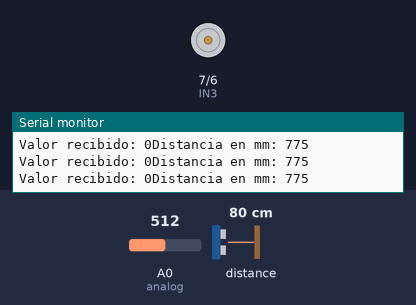
Bench run of a sketch on a simulated Arduino Uno, built with avr-gcc and run on an emulated ATmega328P. On the bench: motor-driver pin pairs drawn as motors (green arrow = first pin HIGH = forward, orange = second pin HIGH = backward, longer = more drive, scaled by the enable pin), the last lines printed to the serial monitor. Inputs (shaded band) come from the test bench; at power-on: distance to the obstacle 80 cm, A0 (analog) = 512.

Above: at 1.2 s.
1.3 s: distance to the obstacle set to 42 cm
3.3 s: distance to the obstacle set to 33 cm
At 4.8 s:
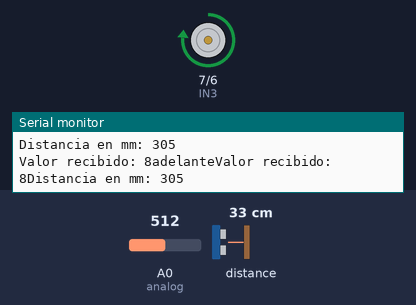
5.5 s: A0 (analog) set to 788
8.5 s: A0 (analog) set to 804
At 10.6 s:
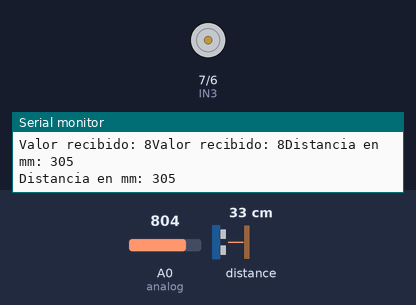
11.1 s: distance to the obstacle set to 24 cm
At 12.7 s:
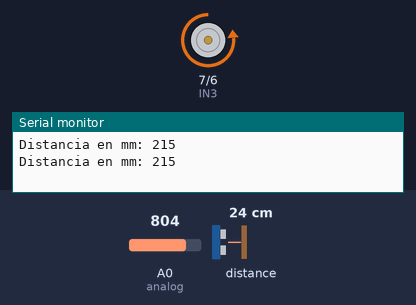
13.6 s: distance to the obstacle set to 2 cm
At 15.3 s:
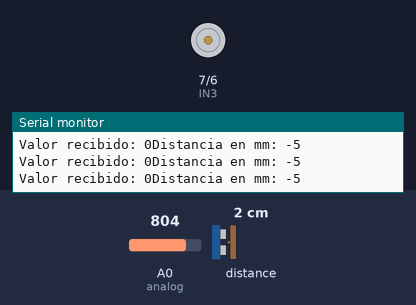
Timing chart, 0 to 16.3 s (numbered marks = the images above; inputs shaded):
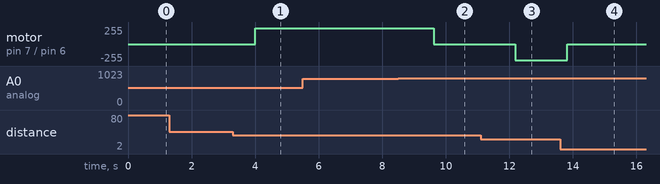

Measured:
- the behaviour switches between 38 and 37 cm on distance to the obstacle (found by bisection; images 0 and 1)
- the behaviour switches between 795 and 796 on A0 (analog) (found by bisection; images 1 and 2)
- the behaviour switches between 27 and 26 cm on distance to the obstacle (found by bisection; images 2 and 3)
- after the input at 3.3 s, motor on pin 7 (IN3) / pin 6 (IN4): stopped → forward 240/255 after 0.71 s
- after the input at 8.5 s, motor on pin 7 (IN3) / pin 6 (IN4): forward 240/255 → stopped after 1.1 s
- after the input at 11.1 s, motor on pin 7 (IN3) / pin 6 (IN4): stopped → backward 240/255 after 1.1 s
- after the input at 13.6 s, motor on pin 7 (IN3) / pin 6 (IN4): backward 240/255 → stopped after 0.22 s

The sketch:

laser_motor_2.ino
```cpp
#include "Adafruit_VL53L0X.h"

Adafruit_VL53L0X lox = Adafruit_VL53L0X();

int ENB = 5;  //violeta
int IN3 = 7;  //marrón
int IN4 = 6;  //blanco

int analog = A0;  //violeta - verde - naranja
int valX = 0;
int posX = 0;  //variable de la posición
int medicion = 0; //valor de lo que se detecta

void setup() {
  Serial.begin(9600);
  pinMode(ENB, OUTPUT);
  pinMode(IN3, OUTPUT);
  pinMode(IN4, OUTPUT);
  //analogWrite(ENB, 255);

  // wait until serial port opens for native USB devices
  while (!Serial) {
    delay(1);
  }

  Serial.println("Adafruit VL53L0X test.");
  Serial.println("Ejemplo modificado by BEEGGLE");
  if (!lox.begin()) {
    Serial.println(F("Failed to boot VL53L0X"));
    while (1);
  }
  // power
  Serial.println(F("VL53L0X API Continuous Ranging example\n\n"));


  // start continuous ranging
  lox.startRangeContinuous();
}

void Adelante() {
  digitalWrite(IN3, HIGH);
  digitalWrite(IN4, LOW);
  analogWrite(ENB, 240);  //Velocidad
  //delay(20);
  //analogWrite(ENB, 220);

}

void Atras() {
  digitalWrite(IN3, LOW);
  digitalWrite(IN4, HIGH);
  analogWrite(ENB, 240);  //Velocidad
  //delay(20);
  //analogWrite(ENB, 220);
}

void Frenar() {
  digitalWrite(IN3, LOW);
  digitalWrite(IN4, LOW);
  analogWrite(ENB, 0);
}

void Detectar() {
  if (lox.isRangeComplete()) {

    //Serial.println(lox.readRange());
    medicion = lox.readRange() - 25;

    Serial.print("Distancia en mm: ");
    Serial.println(medicion);
    //delay(200);
  }
}

void Validar(){

  Detectar();
  delay(200);

  if(medicion > 30 && medicion < 350) {
      //posX = medicion;
      int mem1 = medicion;


      Detectar();
      delay(200);

      if((mem1 <= medicion + 5)&(mem1 >= medicion - 5)){

         Detectar();
         delay(200);

        int mem2 = medicion;

        if((mem2 <= medicion + 5)&(mem2 >= medicion - 5)){

          posX = medicion;

          posX = map(posX, 50, 350, 2, 10);

        } else {
          posX = 0;
        }

      }


  } else {
    posX = 0; // fuera de rango
  }

}

void loop() {

  valX = analogRead(analog);  //potenciómetro

  valX = map(valX, 0, 1023, 1, 10);
  //delay(100);

  //Serial.println("Valor leido");
  //Serial.println(valX);

  Validar();

  Serial.print("Valor recibido: ");
    Serial.print(posX);


  if (posX > 0) {

    if (posX > valX + 1) {
      Serial.print("adelante");
      Adelante();
      //delay(500);
      //Frenar();
    } else if (posX < valX - 1) {
      Serial.print("atrás");
      Atras();
      //delay(500);
      //Frenar();
    } else if (posX == valX) {
      Frenar();
    }

    Serial.print("Valor recibido: ");
    Serial.print(posX);


  } else {
    Frenar();
  }
}
```
